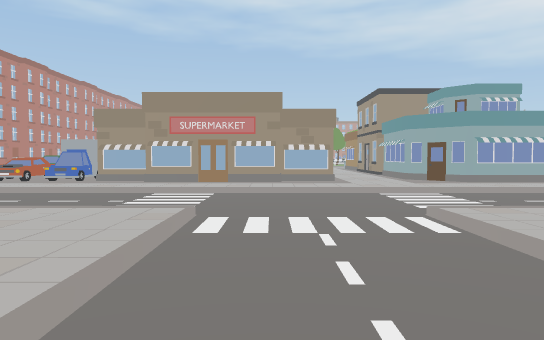
[1] (above)

24 first-person views from a walk through a 3-D level made in the Unity game engine. The camera is 1.5 m above the floor, tilts 2° down and sees 70° across. The floor is counted in squares, 2 m on a side. Each view is taken from the middle of a square. On the plan, view 1 faces up. The plan holds only what a view shows up to about 12 squares ahead; the rest is blank. The place goes on beyond the plan. The player character is not drawn.

[2]
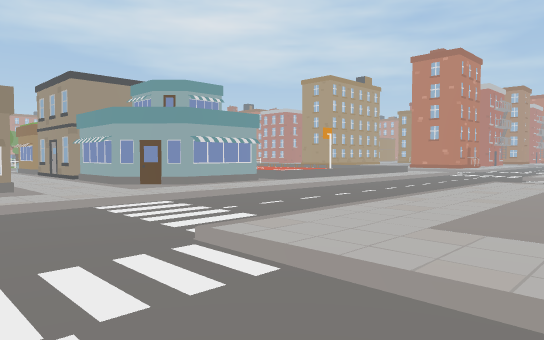

[3]
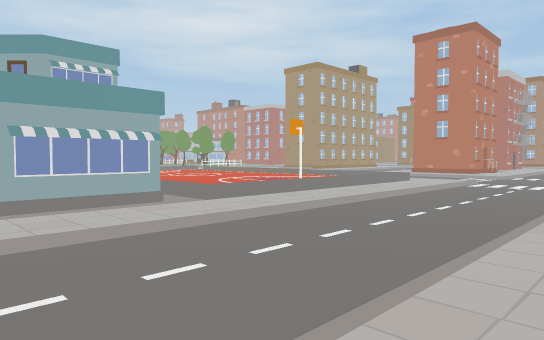

[4]
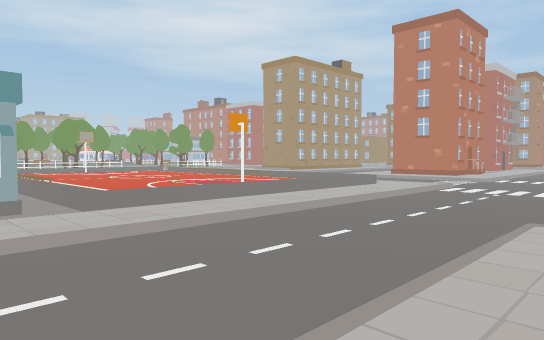

[5]
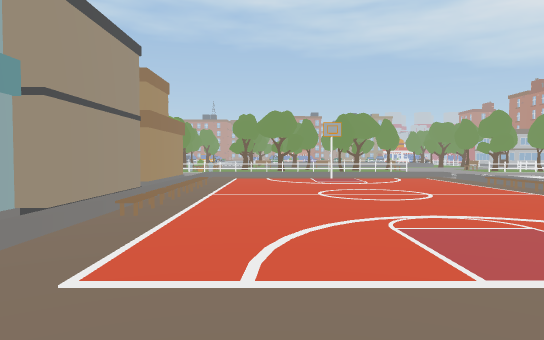

[6]
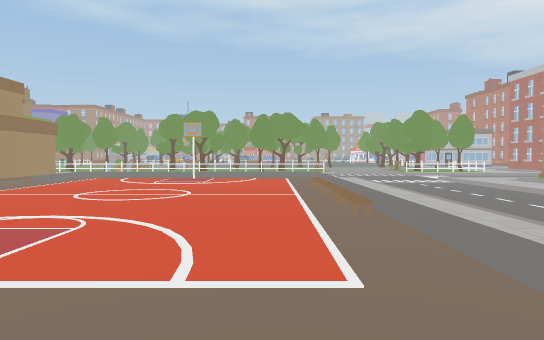

[7]
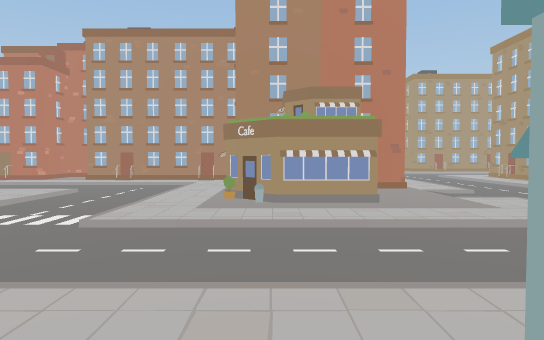

[8]
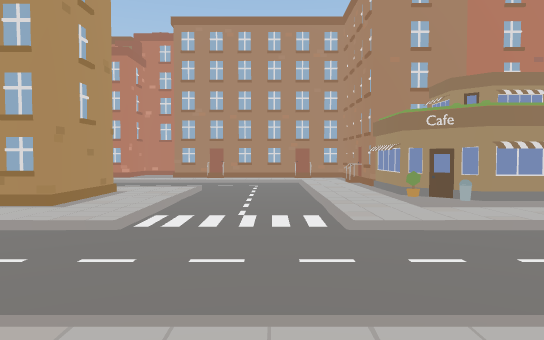

[9]
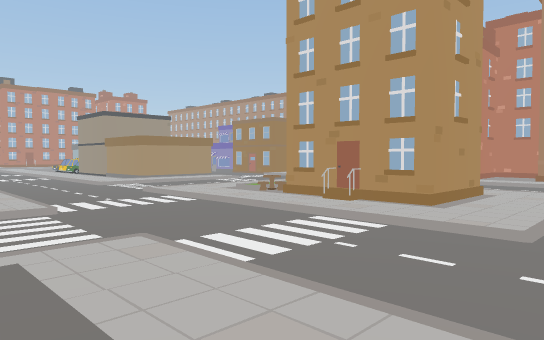

[10]
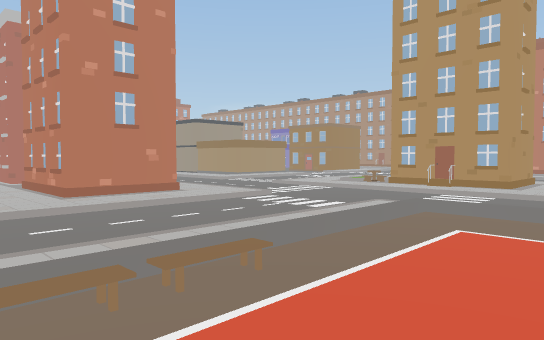

[11]
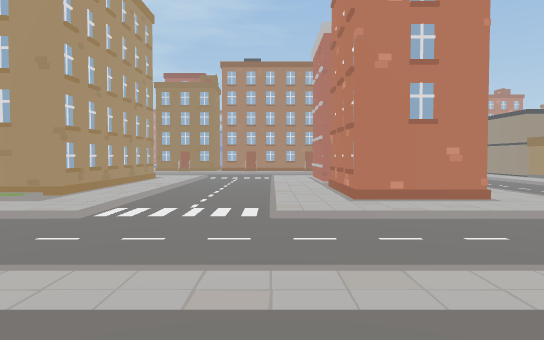

[12]
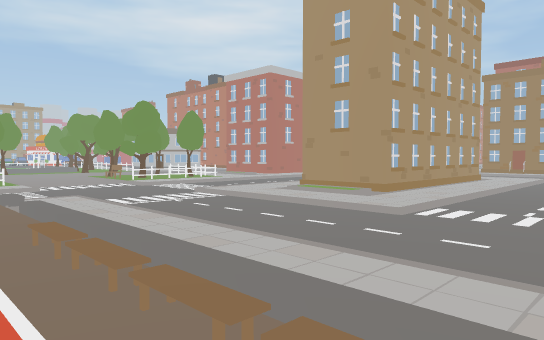

[13]
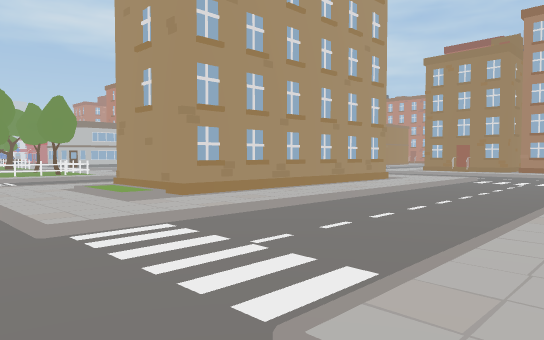

[14]
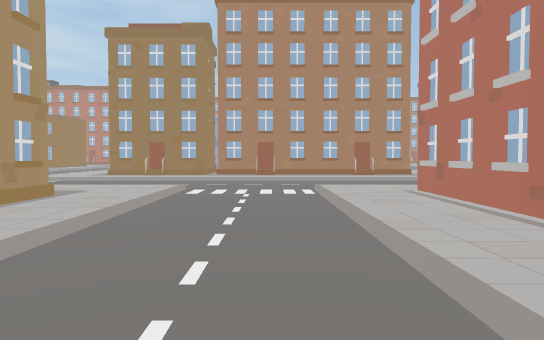

[15]
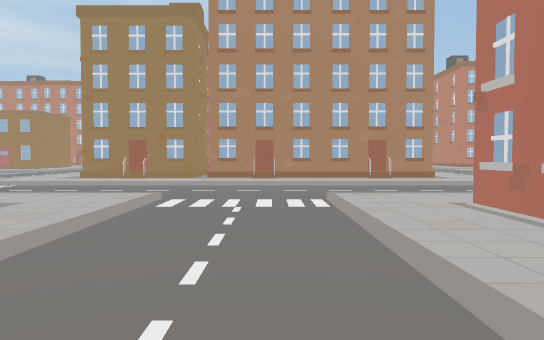

[16]
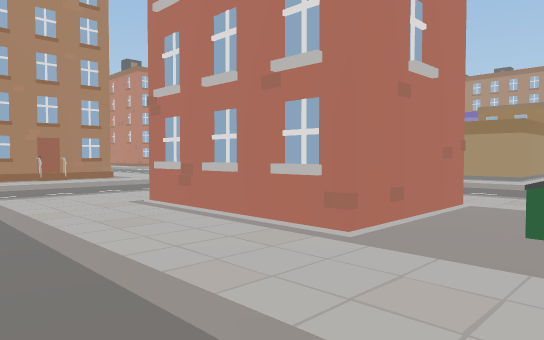

[17]
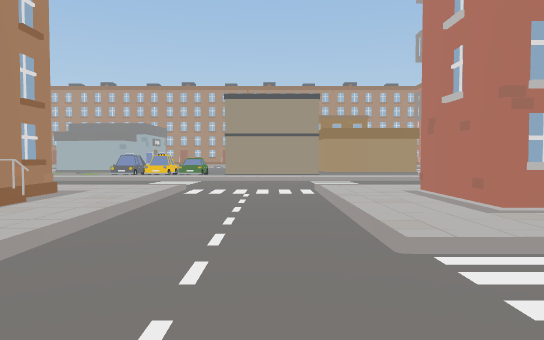

[18]
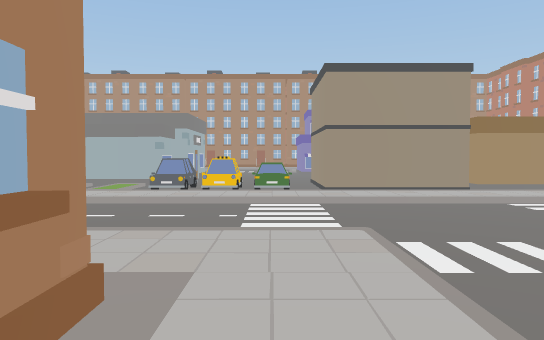

[19]
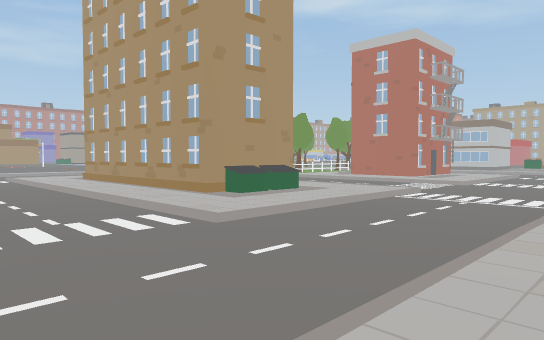

[20]
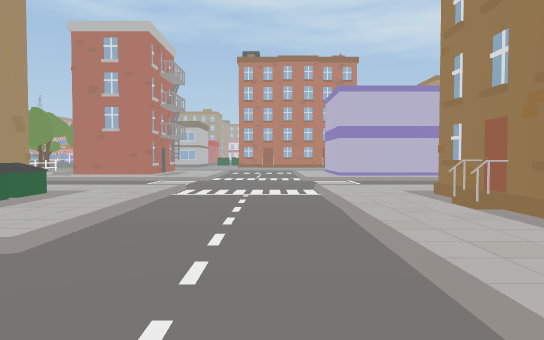

[21]
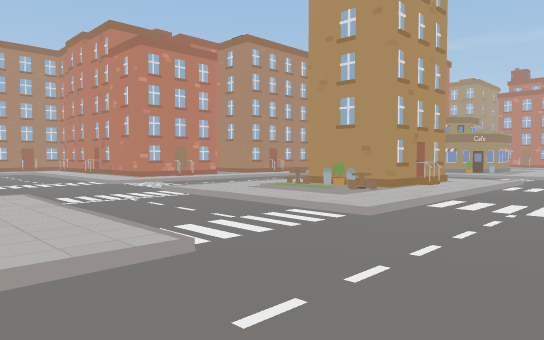

[22]
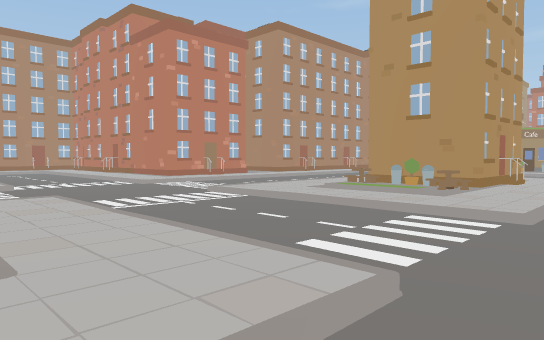

[23]
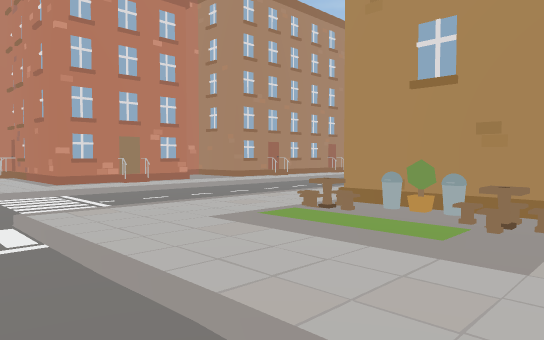

[24]
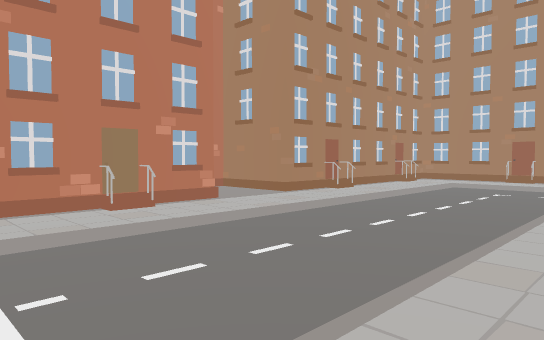

### Floor plan
Key: @ floor where view 1 was taken; # wall or solid block; . main floor; : floor 0.25 m higher than the main floor; + floor 0.5 m higher than the main floor; / step, stairs or slope; H house; B bin; C car; O other object.
Columns run from 5 left of view 1 to 38 right of it. Each row starts with its distance up from view 1.
 27                      :/.             /..
 26                      //.. ///    /////..////
 25                      ........    ...........
 24                      .....           ....
 23                      //..///      ////..///
 22                      :/../:/      :::/../::
 21             #/      +:/..///H     #B:/../:H
 20             #/+++#+++:/../::#     #B:/../:#
 19             #/+++++++:/..///#######B:/../:H
 18             #/++++++///../:/:::::::::/../:#
 17             #/++++++///../////////////../:#
 16             #/++++++///................./:#
 15         :#  #/++++++///................./:#
 14        ::#  #/++++++///../////////////../:H
 13 O      ::# HH/++++++///../:::::::::::/../:#
 12 O      ::#  H/+++++++:/../:H###:####:/../:#
 11 O      ::H   /+++#+++:/../:## B:#  #:/../:#
 10 O######:::###/+++++++:/../:#   :H  #:/../:#
  9 :::::::::::::/::::::::/../:::  ::  ::/../:::
  8 ///////////////////////..///////// ///..////
  7 ..................................   .......
  6  ...........................................
  5   ///..//////////..//////////../////////////
  4   ::/../::::::::/../::::://:/../:////:::::::
  3    :/../::::::::/../:####////..///       CC
  2    :/../:::###O:/../:#  O:::/../:#       CCC
  1         /::  ##:/../:#  H//:/../:#        .C
  0      @../::   #:/../:: :://:/../:
 -1       ./:H    #:/..//////////..//
 -2               #:/...............
 -3               #:/...............
 -4               #://///////////../
 -5                :::::::::::::/../
 -6                 ##H###:###H:/../

Where each view was taken, in squares from view 1:
view 1: 0 up, 0 right, facing up
view 2: 2 up, 0 right, facing up-right
view 3: 4 up, 4 right, facing up-right
view 4: 4 up, 6 right, facing up-right
view 5: 9 up, 10 right, facing up
view 6: 9 up, 14 right, facing up
view 7: 11 up, 8 right, facing down
view 8: 10 up, 12 right, facing down
view 9: 10 up, 13 right, facing down-right
view 10: 15 up, 13 right, facing down-right
view 11: 14 up, 14 right, facing right
view 12: 14 up, 14 right, facing up-right
view 13: 13 up, 19 right, facing up-right
view 14: 15 up, 23 right, facing right
view 15: 15 up, 25 right, facing right
view 16: 15 up, 25 right, facing down-right
view 17: 17 up, 33 right, facing down
view 18: 12 up, 36 right, facing down
view 19: 14 up, 36 right, facing up-left
view 20: 14 up, 34 right, facing up
view 21: 8 up, 28 right, facing down-left
view 22: 6 up, 28 right, facing down-left
view 23: 4 up, 24 right, facing down-left
view 24: 0 up, 22 right, facing down-left
